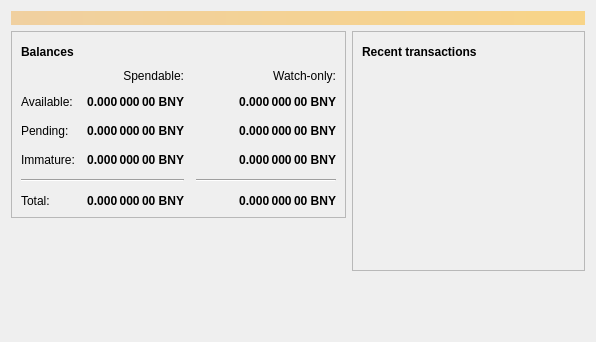
<?xml version="1.0" encoding="UTF-8"?>
<ui version="4.0">
 <class>OverviewPage</class>
 <widget class="QWidget" name="OverviewPage">
  <property name="geometry">
   <rect>
    <x>0</x>
    <y>0</y>
    <width>596</width>
    <height>342</height>
   </rect>
  </property>
  <property name="windowTitle">
   <string>Form</string>
  </property>
  <layout class="QVBoxLayout" name="topLayout">
   <item>
    <widget class="QLabel" name="labelAlerts">
     <property name="visible">
      <bool>false</bool>
     </property>
     <property name="styleSheet">
      <string notr="true">QLabel { background-color: qlineargradient(x1: 0, y1: 0, x2: 1, y2: 0, stop:0 #F0D0A0, stop:1 #F8D488); color:#000000; }</string>
     </property>
     <property name="wordWrap">
      <bool>true</bool>
     </property>
     <property name="margin">
      <number>3</number>
     </property>
     <property name="textInteractionFlags">
      <set>Qt::TextSelectableByMouse</set>
     </property>
    </widget>
   </item>
   <item>
    <layout class="QHBoxLayout" name="horizontalLayout" stretch="1,1">
     <item>
      <layout class="QVBoxLayout" name="verticalLayout_2">
       <item>
        <widget class="QFrame" name="frame">
         <property name="frameShape">
          <enum>QFrame::StyledPanel</enum>
         </property>
         <property name="frameShadow">
          <enum>QFrame::Raised</enum>
         </property>
         <layout class="QVBoxLayout" name="verticalLayout_4">
          <item>
           <layout class="QHBoxLayout" name="horizontalLayout_4">
            <item>
             <widget class="QLabel" name="label_5">
              <property name="font">
               <font>
                <weight>75</weight>
                <bold>true</bold>
               </font>
              </property>
              <property name="text">
               <string>Balances</string>
              </property>
             </widget>
            </item>
            <item>
             <widget class="QPushButton" name="labelWalletStatus">
              <property name="enabled">
               <bool>true</bool>
              </property>
              <property name="maximumSize">
               <size>
                <width>30</width>
                <height>16777215</height>
               </size>
              </property>
              <property name="toolTip">
               <string>The displayed information may be out of date. Your wallet automatically synchronizes with the BitcoinNoomy network after a connection is established, but this process has not completed yet.</string>
              </property>
              <property name="text">
               <string/>
              </property>
              <property name="icon">
               <iconset resource="../bitcoinnoomy.qrc">
                <normaloff>:/icons/warning</normaloff>
                <disabledoff>:/icons/warning</disabledoff>:/icons/warning</iconset>
              </property>
              <property name="iconSize">
               <size>
                <width>24</width>
                <height>24</height>
               </size>
              </property>
              <property name="flat">
               <bool>true</bool>
              </property>
             </widget>
            </item>
            <item>
             <spacer name="horizontalSpacer_3">
              <property name="orientation">
               <enum>Qt::Horizontal</enum>
              </property>
              <property name="sizeHint" stdset="0">
               <size>
                <width>40</width>
                <height>20</height>
               </size>
              </property>
             </spacer>
            </item>
           </layout>
          </item>
          <item>
           <layout class="QGridLayout" name="gridLayout">
            <property name="spacing">
             <number>12</number>
            </property>
            <item row="2" column="2">
             <widget class="QLabel" name="labelWatchPending">
              <property name="font">
               <font>
                <weight>75</weight>
                <bold>true</bold>
               </font>
              </property>
              <property name="cursor">
               <cursorShape>IBeamCursor</cursorShape>
              </property>
              <property name="toolTip">
               <string>Unconfirmed transactions to watch-only addresses</string>
              </property>
              <property name="text">
               <string notr="true">0.000 000 00 BNY</string>
              </property>
              <property name="alignment">
               <set>Qt::AlignRight|Qt::AlignTrailing|Qt::AlignVCenter</set>
              </property>
              <property name="textInteractionFlags">
               <set>Qt::LinksAccessibleByMouse|Qt::TextSelectableByKeyboard|Qt::TextSelectableByMouse</set>
              </property>
             </widget>
            </item>
            <item row="2" column="1">
             <widget class="QLabel" name="labelUnconfirmed">
              <property name="font">
               <font>
                <weight>75</weight>
                <bold>true</bold>
               </font>
              </property>
              <property name="cursor">
               <cursorShape>IBeamCursor</cursorShape>
              </property>
              <property name="toolTip">
               <string>Total of transactions that have yet to be confirmed, and do not yet count toward the spendable balance</string>
              </property>
              <property name="text">
               <string notr="true">0.000 000 00 BNY</string>
              </property>
              <property name="alignment">
               <set>Qt::AlignRight|Qt::AlignTrailing|Qt::AlignVCenter</set>
              </property>
              <property name="textInteractionFlags">
               <set>Qt::LinksAccessibleByMouse|Qt::TextSelectableByKeyboard|Qt::TextSelectableByMouse</set>
              </property>
             </widget>
            </item>
            <item row="3" column="2">
             <widget class="QLabel" name="labelWatchImmature">
              <property name="font">
               <font>
                <weight>75</weight>
                <bold>true</bold>
               </font>
              </property>
              <property name="cursor">
               <cursorShape>IBeamCursor</cursorShape>
              </property>
              <property name="toolTip">
               <string>Mined balance in watch-only addresses that has not yet matured</string>
              </property>
              <property name="text">
               <string notr="true">0.000 000 00 BNY</string>
              </property>
              <property name="alignment">
               <set>Qt::AlignRight|Qt::AlignTrailing|Qt::AlignVCenter</set>
              </property>
              <property name="textInteractionFlags">
               <set>Qt::LinksAccessibleByMouse|Qt::TextSelectableByKeyboard|Qt::TextSelectableByMouse</set>
              </property>
             </widget>
            </item>
            <item row="4" column="0" colspan="2">
             <widget class="Line" name="line">
              <property name="orientation">
               <enum>Qt::Horizontal</enum>
              </property>
             </widget>
            </item>
            <item row="4" column="2">
             <widget class="Line" name="lineWatchBalance">
              <property name="sizePolicy">
               <sizepolicy hsizetype="Preferred" vsizetype="Fixed">
                <horstretch>0</horstretch>
                <verstretch>0</verstretch>
               </sizepolicy>
              </property>
              <property name="minimumSize">
               <size>
                <width>140</width>
                <height>0</height>
               </size>
              </property>
              <property name="orientation">
               <enum>Qt::Horizontal</enum>
              </property>
             </widget>
            </item>
            <item row="5" column="0">
             <widget class="QLabel" name="labelTotalText">
              <property name="text">
               <string>Total:</string>
              </property>
             </widget>
            </item>
            <item row="3" column="1">
             <widget class="QLabel" name="labelImmature">
              <property name="font">
               <font>
                <weight>75</weight>
                <bold>true</bold>
               </font>
              </property>
              <property name="cursor">
               <cursorShape>IBeamCursor</cursorShape>
              </property>
              <property name="toolTip">
               <string>Mined balance that has not yet matured</string>
              </property>
              <property name="text">
               <string notr="true">0.000 000 00 BNY</string>
              </property>
              <property name="alignment">
               <set>Qt::AlignRight|Qt::AlignTrailing|Qt::AlignVCenter</set>
              </property>
              <property name="textInteractionFlags">
               <set>Qt::LinksAccessibleByMouse|Qt::TextSelectableByKeyboard|Qt::TextSelectableByMouse</set>
              </property>
             </widget>
            </item>
            <item row="2" column="3">
             <spacer name="horizontalSpacer_2">
              <property name="orientation">
               <enum>Qt::Horizontal</enum>
              </property>
              <property name="sizeHint" stdset="0">
               <size>
                <width>40</width>
                <height>20</height>
               </size>
              </property>
             </spacer>
            </item>
            <item row="3" column="0">
             <widget class="QLabel" name="labelImmatureText">
              <property name="text">
               <string>Immature:</string>
              </property>
             </widget>
            </item>
            <item row="5" column="1">
             <widget class="QLabel" name="labelTotal">
              <property name="font">
               <font>
                <weight>75</weight>
                <bold>true</bold>
               </font>
              </property>
              <property name="cursor">
               <cursorShape>IBeamCursor</cursorShape>
              </property>
              <property name="toolTip">
               <string>Your current total balance</string>
              </property>
              <property name="text">
               <string notr="true">0.000 000 00 BNY</string>
              </property>
              <property name="alignment">
               <set>Qt::AlignRight|Qt::AlignTrailing|Qt::AlignVCenter</set>
              </property>
              <property name="textInteractionFlags">
               <set>Qt::LinksAccessibleByMouse|Qt::TextSelectableByKeyboard|Qt::TextSelectableByMouse</set>
              </property>
             </widget>
            </item>
            <item row="5" column="2">
             <widget class="QLabel" name="labelWatchTotal">
              <property name="font">
               <font>
                <weight>75</weight>
                <bold>true</bold>
               </font>
              </property>
              <property name="cursor">
               <cursorShape>IBeamCursor</cursorShape>
              </property>
              <property name="toolTip">
               <string>Current total balance in watch-only addresses</string>
              </property>
              <property name="text">
               <string notr="true">0.000 000 00 BNY</string>
              </property>
              <property name="alignment">
               <set>Qt::AlignRight|Qt::AlignTrailing|Qt::AlignVCenter</set>
              </property>
              <property name="textInteractionFlags">
               <set>Qt::LinksAccessibleByMouse|Qt::TextSelectableByKeyboard|Qt::TextSelectableByMouse</set>
              </property>
             </widget>
            </item>
            <item row="0" column="2">
             <widget class="QLabel" name="labelWatchonly">
              <property name="text">
               <string>Watch-only:</string>
              </property>
              <property name="alignment">
               <set>Qt::AlignRight|Qt::AlignTrailing|Qt::AlignVCenter</set>
              </property>
             </widget>
            </item>
            <item row="1" column="0">
             <widget class="QLabel" name="labelBalanceText">
              <property name="text">
               <string>Available:</string>
              </property>
             </widget>
            </item>
            <item row="1" column="1">
             <widget class="QLabel" name="labelBalance">
              <property name="font">
               <font>
                <weight>75</weight>
                <bold>true</bold>
               </font>
              </property>
              <property name="cursor">
               <cursorShape>IBeamCursor</cursorShape>
              </property>
              <property name="toolTip">
               <string>Your current spendable balance</string>
              </property>
              <property name="text">
               <string notr="true">0.000 000 00 BNY</string>
              </property>
              <property name="alignment">
               <set>Qt::AlignRight|Qt::AlignTrailing|Qt::AlignVCenter</set>
              </property>
              <property name="textInteractionFlags">
               <set>Qt::LinksAccessibleByMouse|Qt::TextSelectableByKeyboard|Qt::TextSelectableByMouse</set>
              </property>
             </widget>
            </item>
            <item row="1" column="2">
             <widget class="QLabel" name="labelWatchAvailable">
              <property name="font">
               <font>
                <weight>75</weight>
                <bold>true</bold>
               </font>
              </property>
              <property name="cursor">
               <cursorShape>IBeamCursor</cursorShape>
              </property>
              <property name="toolTip">
               <string>Your current balance in watch-only addresses</string>
              </property>
              <property name="text">
               <string notr="true">0.000 000 00 BNY</string>
              </property>
              <property name="alignment">
               <set>Qt::AlignRight|Qt::AlignTrailing|Qt::AlignVCenter</set>
              </property>
              <property name="textInteractionFlags">
               <set>Qt::LinksAccessibleByMouse|Qt::TextSelectableByKeyboard|Qt::TextSelectableByMouse</set>
              </property>
             </widget>
            </item>
            <item row="2" column="0">
             <widget class="QLabel" name="labelPendingText">
              <property name="text">
               <string>Pending:</string>
              </property>
             </widget>
            </item>
            <item row="0" column="1">
             <widget class="QLabel" name="labelSpendable">
              <property name="text">
               <string>Spendable:</string>
              </property>
              <property name="alignment">
               <set>Qt::AlignRight|Qt::AlignTrailing|Qt::AlignVCenter</set>
              </property>
             </widget>
            </item>
           </layout>
          </item>
         </layout>
        </widget>
       </item>
       <item>
        <spacer name="verticalSpacer">
         <property name="orientation">
          <enum>Qt::Vertical</enum>
         </property>
         <property name="sizeHint" stdset="0">
          <size>
           <width>20</width>
           <height>40</height>
          </size>
         </property>
        </spacer>
       </item>
      </layout>
     </item>
     <item>
      <layout class="QVBoxLayout" name="verticalLayout_3">
       <item>
        <widget class="QFrame" name="frame_2">
         <property name="frameShape">
          <enum>QFrame::StyledPanel</enum>
         </property>
         <property name="frameShadow">
          <enum>QFrame::Raised</enum>
         </property>
         <layout class="QVBoxLayout" name="verticalLayout">
          <item>
           <layout class="QHBoxLayout" name="horizontalLayout_2">
            <item>
             <widget class="QLabel" name="label_4">
              <property name="font">
               <font>
                <weight>75</weight>
                <bold>true</bold>
               </font>
              </property>
              <property name="text">
               <string>Recent transactions</string>
              </property>
             </widget>
            </item>
            <item>
             <widget class="QPushButton" name="labelTransactionsStatus">
              <property name="enabled">
               <bool>true</bool>
              </property>
              <property name="maximumSize">
               <size>
                <width>30</width>
                <height>16777215</height>
               </size>
              </property>
              <property name="toolTip">
               <string>The displayed information may be out of date. Your wallet automatically synchronizes with the BitcoinNoomy network after a connection is established, but this process has not completed yet.</string>
              </property>
              <property name="text">
               <string/>
              </property>
              <property name="icon">
               <iconset resource="../bitcoinnoomy.qrc">
                <normaloff>:/icons/warning</normaloff>
                <disabledoff>:/icons/warning</disabledoff>:/icons/warning</iconset>
              </property>
              <property name="iconSize">
               <size>
                <width>24</width>
                <height>24</height>
               </size>
              </property>
              <property name="flat">
               <bool>true</bool>
              </property>
             </widget>
            </item>
            <item>
             <spacer name="horizontalSpacer">
              <property name="orientation">
               <enum>Qt::Horizontal</enum>
              </property>
              <property name="sizeHint" stdset="0">
               <size>
                <width>40</width>
                <height>20</height>
               </size>
              </property>
             </spacer>
            </item>
           </layout>
          </item>
          <item>
           <widget class="QListView" name="listTransactions">
            <property name="styleSheet">
             <string notr="true">QListView { background: transparent; }</string>
            </property>
            <property name="frameShape">
             <enum>QFrame::NoFrame</enum>
            </property>
            <property name="verticalScrollBarPolicy">
             <enum>Qt::ScrollBarAlwaysOff</enum>
            </property>
            <property name="horizontalScrollBarPolicy">
             <enum>Qt::ScrollBarAlwaysOff</enum>
            </property>
            <property name="selectionMode">
             <enum>QAbstractItemView::NoSelection</enum>
            </property>
           </widget>
          </item>
         </layout>
        </widget>
       </item>
       <item>
        <spacer name="verticalSpacer_2">
         <property name="orientation">
          <enum>Qt::Vertical</enum>
         </property>
         <property name="sizeHint" stdset="0">
          <size>
           <width>20</width>
           <height>40</height>
          </size>
         </property>
        </spacer>
       </item>
      </layout>
     </item>
    </layout>
   </item>
  </layout>
 </widget>
 <resources/>
 <connections/>
</ui>
